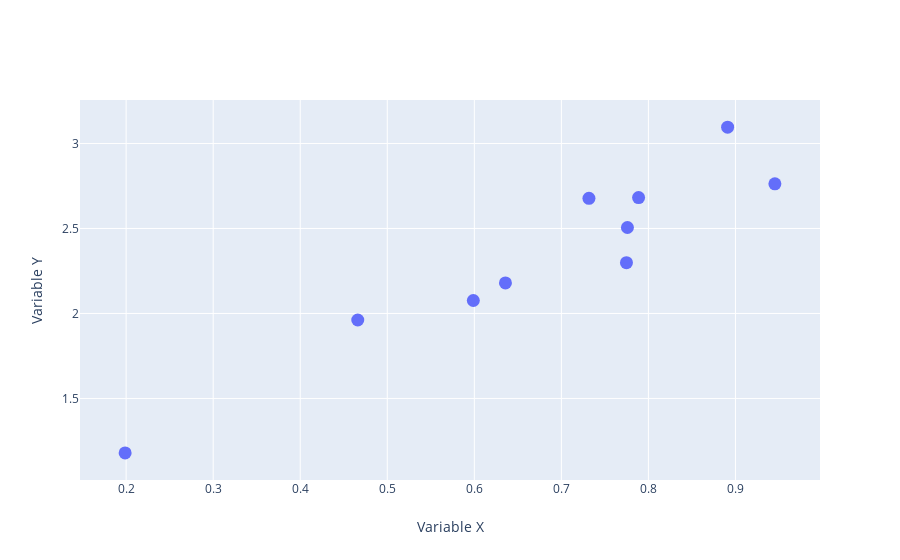

Here is the notebook cell this chart was saved with:
### Code cell
trace = Scatter(
    x=X,
    y=Y,
    mode='markers',
    marker=dict(size=13),
    name="Sample Data"
)

fig = dict(data=[trace], layout={})
fig['layout']['xaxis'] = dict(title='Variable X')
fig['layout']['yaxis'] = dict(title='Variable Y')

iplot(fig)

### Figure 1 — Plotly figure (JSON) as saved in the notebook; plotly's stock layout.template omitted (floating-point values rounded to 4 significant figures)
{"data": [{"marker": {"size": 13}, "mode": "markers", "name": "Sample Data", "type": "scatter", "x": [0.7759, 0.7748, 0.1988, 0.7887, 0.891, 0.5989, 0.4661, 0.9453, 0.6358, 0.7317], "y": [2.506, 2.299, 1.18, 2.682, 3.096, 2.076, 1.962, 2.763, 2.18, 2.677]}], "layout": {"xaxis": {"title": {"text": "Variable X"}}, "yaxis": {"title": {"text": "Variable Y"}}}}
